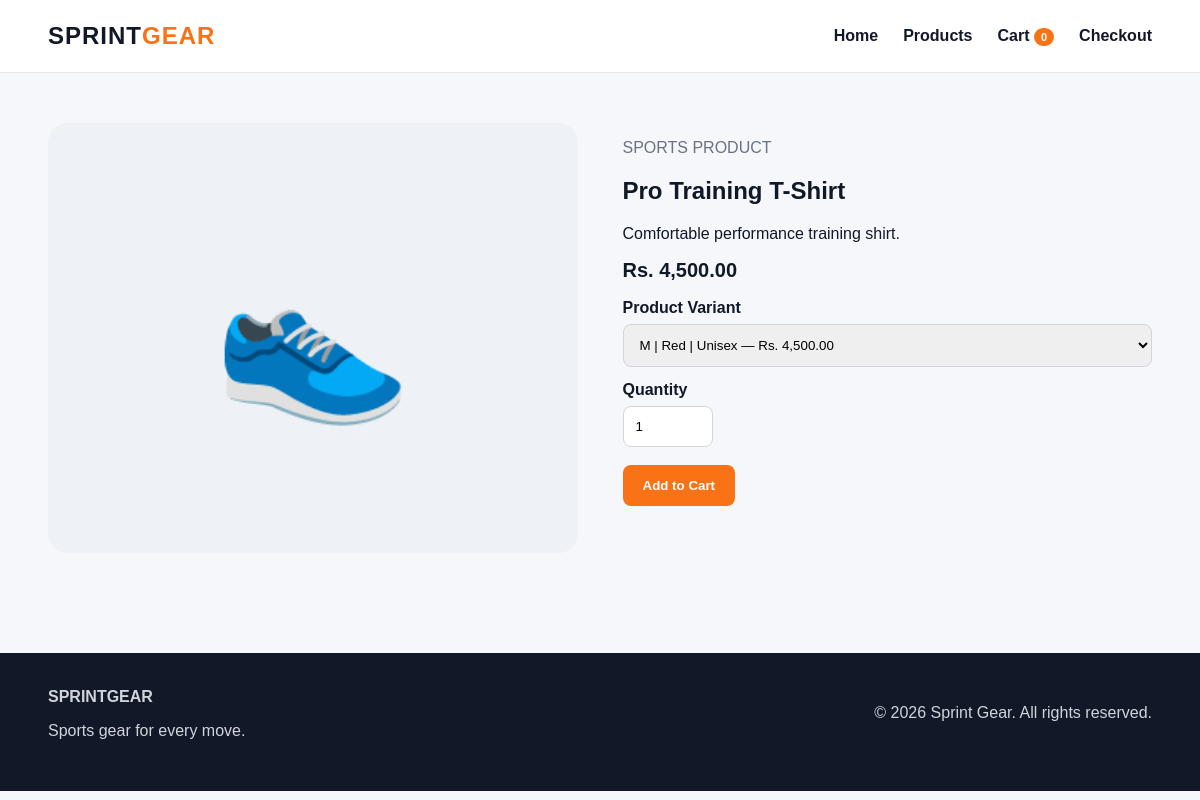
The page /product-details.php?id=2 on the database its author committed.
### tables this page shows
CREATE TABLE Product (
    Product_ID INT AUTO_INCREMENT PRIMARY KEY,
    Category_ID INT NOT NULL,
    Product_Name VARCHAR(150) NOT NULL,
    Price DECIMAL(10,2) NOT NULL,
    Description TEXT,
    Status VARCHAR(30),

    FOREIGN KEY (Category_ID)
        REFERENCES Category(Category_ID)
        ON DELETE RESTRICT
        ON UPDATE CASCADE
);

### product-details.php (the view, shortened to what this page needs)
<?php
require "config/database.php";
$id = (int)($_GET['id'] ?? 0);
$stmt = $pdo->prepare("SELECT * FROM Product WHERE Product_ID=?");
$stmt->execute([$id]);
$product = $stmt->fetch();
$vs = $pdo->prepare("SELECT pv.*, s.Size_Name, c.Color_Name, g.Gender_Name, m.Material_Name
FROM Product_Variant pv
LEFT JOIN Size s ON pv.Size_ID=s.Size_ID
LEFT JOIN Color c ON pv.Color_ID=c.Color_ID
LEFT JOIN Gender g ON pv.Gender_ID=g.Gender_ID
LEFT JOIN Material m ON pv.Material_ID=m.Material_ID
WHERE pv.Product_ID=?");
$vs->execute([$id]); $variants=$vs->fetchAll();
include "includes/header.php";
?>
<section class="details"><div class="container details-grid">
  <div class="product-visual">👟</div>
  <div>
    <p class="muted">SPORTS PRODUCT</p>
    <h1><?= htmlspecialchars($product['Product_Name']) ?></h1>
    <p><?= htmlspecialchars($product['Description'] ?? '') ?></p>
    <h2 class="price">Rs. <?= number_format($product['Price'],2) ?></h2>
    <form method="post">
      <label>Product Variant</label>
      <select name="variant_id" required>
        <?php foreach($variants as $v): ?>
        <option value="<?= $v['Variant_ID'] ?>">
          <?= htmlspecialchars(($v['Size_Name']??'') . " | " . ($v['Color_Name']??'') . " | " . ($v['Gender_Name']??'')) ?>
          — Rs. <?= number_format($v['Price'],2) ?>
        </option>
        <?php endforeach; ?>
      </select>
      <label>Quantity</label><input class="qty" type="number" name="quantity" value="1" min="1">
      <br><br><button class="btn" type="submit">Add to Cart</button>
    </form>
  </div>
</div></section>
<?php include "includes/footer.php"; ?>

### style.css (style rules this page uses)
:root { --dark:#111827; --accent:#f97316; --light:#f5f7fa; --muted:#6b7280; --white:#fff; --border:#e5e7eb; --green:#16a34a; }
* { box-sizing:border-box }
body { margin:0;font-family:Arial,Helvetica,sans-serif;color:var(--dark);background:var(--light) }
.container { width:min(1120px,92%);margin:auto }
.btn { display:inline-block;border:0;border-radius:8px;padding:13px 20px;font-weight:700;cursor:pointer;background:var(--accent);color:white }
.price { font-weight:800;font-size:20px }
.muted { color:var(--muted) }
.details { padding:50px 0 }
.details-grid { display:grid;grid-template-columns:1fr 1fr;gap:45px }
.product-visual { background:#eef1f5;border-radius:20px;min-height:430px;display:flex;align-items:center;justify-content:center;font-size:160px }
label { display:block;font-weight:700;margin:14px 0 7px }
select,input { padding:12px;border:1px solid #d1d5db;border-radius:8px;width:100% }
.qty { width:90px }

### rows shown on the page
product: Product_Name "Pro Training T-Shirt", Description "Comfortable performance training shirt.", Price "4,500.00"

### other values the page prints
$cartCount "0"
form field variant_id "M | Red | Unisex — Rs. 4,500.00"
